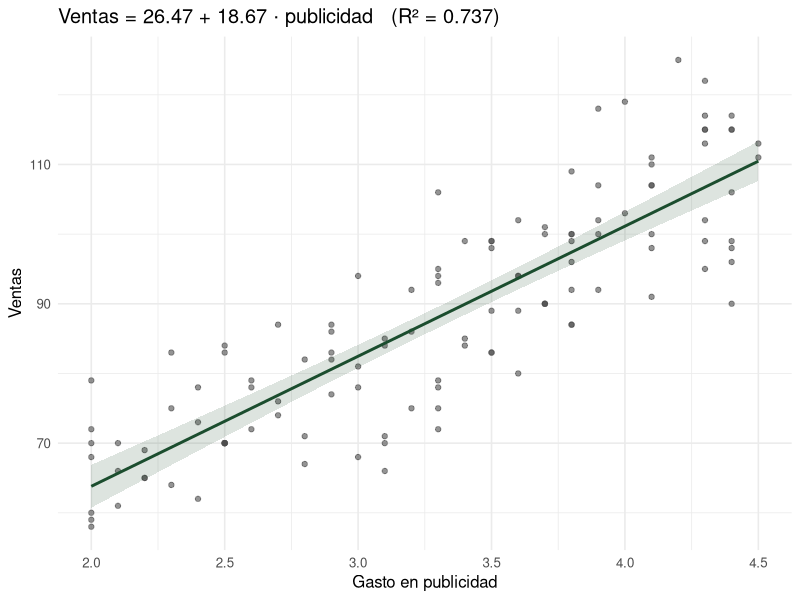
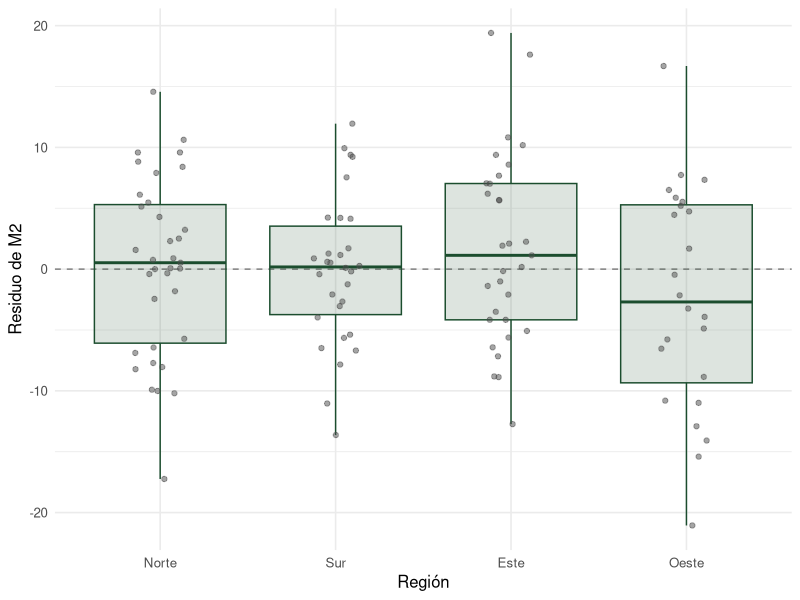
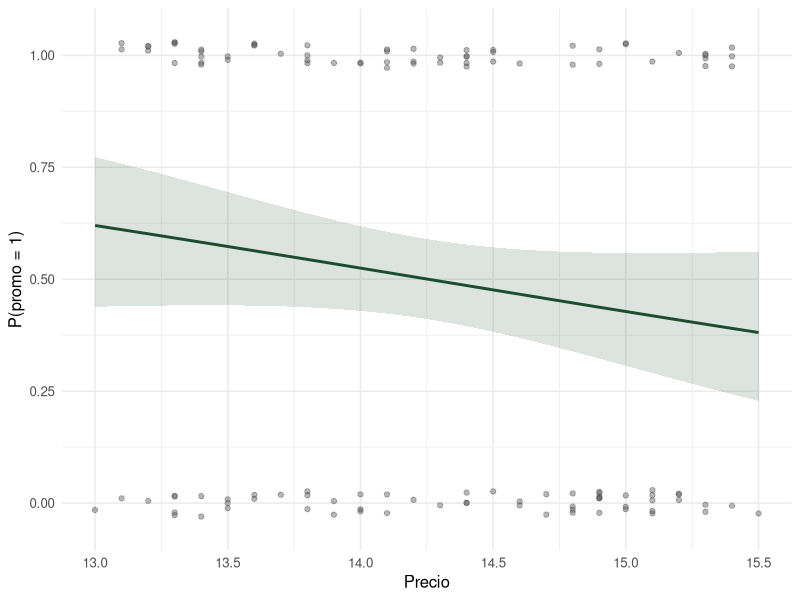
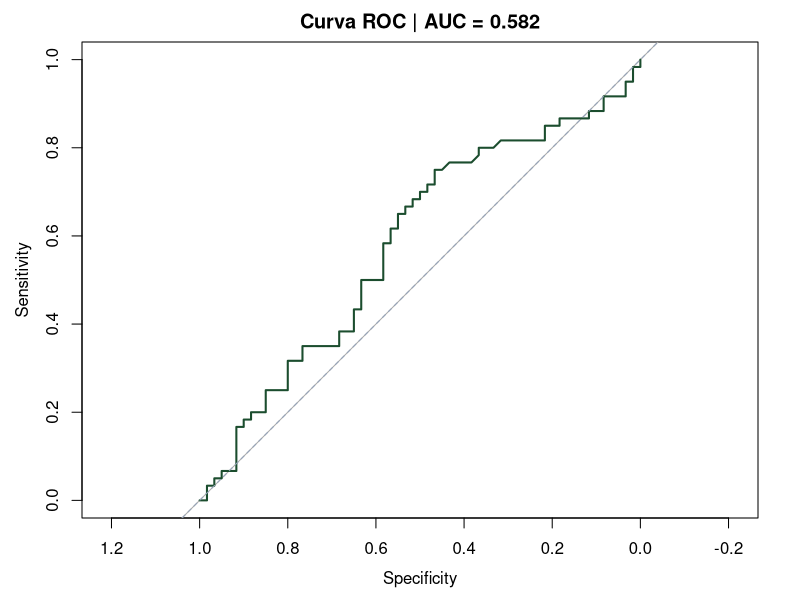
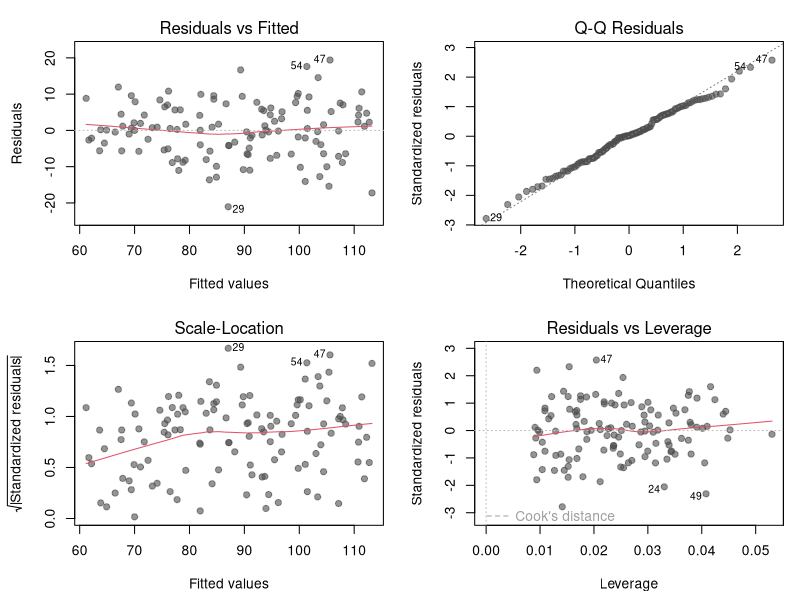
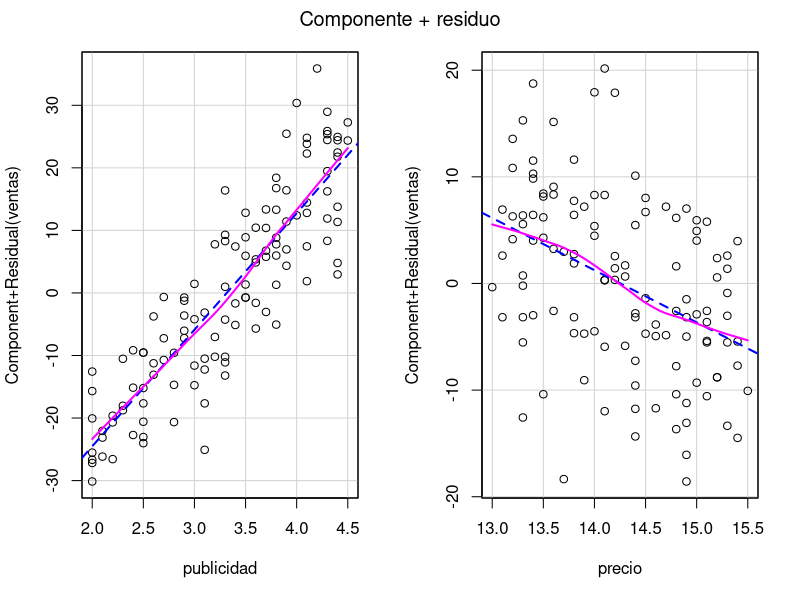
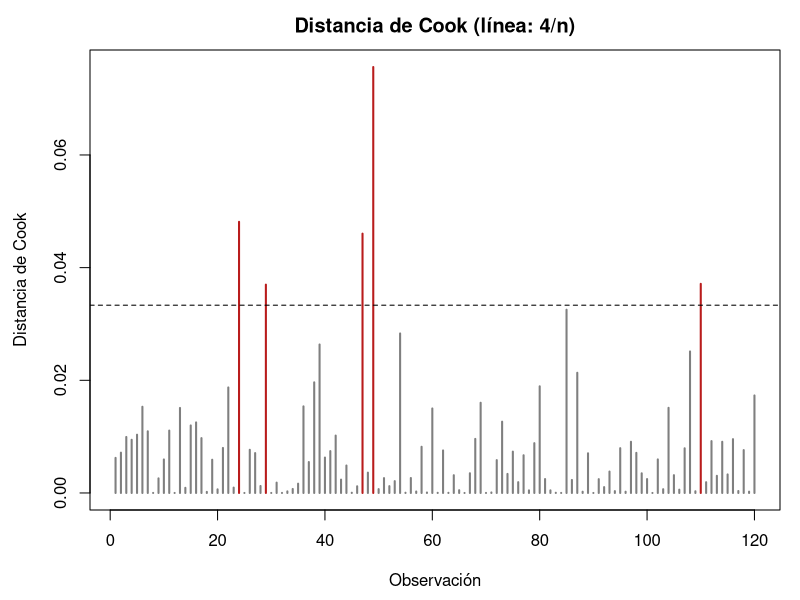

Generate these figures, in order, with R:
## ---- chunk 1
knitr::opts_chunk$set(
  echo = TRUE, message = FALSE, warning = FALSE,
  fig.width = 8, fig.height = 4.8, fig.align = "center",
  dpi = 120, comment = "#>"
)
## ---- chunk 2
library(car)       # VIF, Anova tipo II, ncvTest, crPlots, outlierTest
library(lmtest)    # bptest, resettest, dwtest, coeftest
library(sandwich)  # errores estándar robustos (HC3)
library(pROC)      # curva ROC y AUC
library(ggplot2)   # gráficos
library(knitr)     # tablas

verde <- "#1b4d2e"
theme_set(theme_minimal(base_size = 12))

# Funciones auxiliares para formatear números en el texto
f   <- function(x, d = 2) formatC(x, format = "f", digits = d)
pct <- function(x, d = 1) paste0(formatC(100 * x, format = "f", digits = d), "%")
fp  <- function(p) ifelse(p < 0.001, "< 0.001", paste("=", formatC(p, format = "f", digits = 3)))
fpt <- function(p) ifelse(p < 0.001, "< 0.001", formatC(p, format = "f", digits = 3))

# Tabla de coeficientes con IC al 95% y valor p formateado
tabla_coef <- function(m) {
  ci <- confint(m)
  data.frame(Estimación = coef(m), `IC 2.5%` = ci[, 1], `IC 97.5%` = ci[, 2],
             `Valor p` = fpt(summary(m)$coefficients[, 4]), check.names = FALSE)
}
## ---- chunk 3
set.seed(42)
n <- 120
ventas <- data.frame(
  mes        = rep(1:12, times = 10),
  publicidad = round(runif(n, min = 2.0, max = 4.5), 1),
  precio     = round(runif(n, min = 13.0, max = 15.5), 1),
  region     = sample(c("Norte", "Sur", "Este", "Oeste"), n, replace = TRUE),
  promo      = sample(c(0L, 1L), n, replace = TRUE)
)
ventas$ventas <- round(
  100 + 18 * ventas$publicidad - 5 * ventas$precio +
    rnorm(n, mean = 0, sd = 8)
)

str(ventas)
summary(ventas[, c("publicidad", "precio", "ventas")])
table(ventas$region)
table(ventas$promo)
## ---- chunk 4
round(cor(ventas[, c("publicidad", "precio", "ventas")]), 3)
## ---- chunk 5
mod1 <- lm(ventas ~ publicidad, data = ventas)
summary(mod1)
## ---- chunk 6
kable(tabla_coef(mod1), digits = 3, caption = "Coeficientes del modelo simple con IC al 95%")
## ---- chunk 7
s1   <- summary(mod1)
b1   <- coef(mod1)
ci1  <- confint(mod1)
r2_1 <- s1$r.squared
r_xy <- cor(ventas$publicidad, ventas$ventas)
## ---- chunk 8
ggplot(ventas, aes(publicidad, ventas)) +
  geom_point(alpha = 0.6, color = "grey30") +
  geom_smooth(method = "lm", formula = y ~ x, color = verde, fill = verde, alpha = 0.15) +
  labs(x = "Gasto en publicidad", y = "Ventas",
       title = sprintf("Ventas = %.2f + %.2f · publicidad   (R² = %.3f)",
                       b1[1], b1[2], r2_1))
## ---- chunk 9
mod2 <- lm(ventas ~ publicidad + precio, data = ventas)
summary(mod2)
## ---- chunk 10
kable(tabla_coef(mod2), digits = 3, caption = "Coeficientes del modelo múltiple con IC al 95%")
## ---- chunk 11
vif(mod2)
## ---- chunk 12
resumen_modelo <- function(m, nombre) {
  s <- summary(m)
  data.frame(Modelo = nombre, Predictores = length(coef(m)) - 1,
             R2 = s$r.squared, R2_ajustado = s$adj.r.squared,
             RSE = s$sigma, AIC = AIC(m), BIC = BIC(m))
}
comp12 <- rbind(resumen_modelo(mod1, "M1: publicidad"),
                resumen_modelo(mod2, "M2: publicidad + precio"))
kable(comp12, digits = 4, row.names = FALSE)

# Prueba F parcial: ¿precio mejora significativamente el modelo?
anova(mod1, mod2)
## ---- chunk 13
# Coeficientes estandarizados: cambio en DE de ventas por 1 DE del predictor
mod2_std <- lm(scale(ventas) ~ scale(publicidad) + scale(precio), data = ventas)
beta_std <- coef(mod2_std)[-1]

# Suma de cuadrados tipo II y R² parcial
a2   <- Anova(mod2, type = 2)
sce  <- a2["Residuals", "Sum Sq"]
ss   <- a2[c("publicidad", "precio"), "Sum Sq"]
importancia <- data.frame(
  Variable          = c("publicidad", "precio"),
  `Beta estandarizado` = beta_std,
  `t`               = summary(mod2)$coefficients[-1, 3],
  `SC tipo II`      = ss,
  `R² parcial`      = ss / (ss + sce),
  check.names = FALSE
)
kable(importancia, digits = 3, row.names = FALSE)
## ---- chunk 14
s2   <- summary(mod2)
b2   <- coef(mod2)
ci2  <- confint(mod2)
f12  <- anova(mod1, mod2)
vif2 <- vif(mod2)
r2p  <- importancia$`R² parcial`
## ---- chunk 15
ventas$region <- factor(ventas$region, levels = c("Norte", "Sur", "Este", "Oeste"))
contrasts(ventas$region)   # matriz de codificación dummy (tratamiento)

# Las 3 columnas dummy que R construye internamente
head(model.matrix(~ publicidad + precio + region, data = ventas))
## ---- chunk 16
mod3 <- lm(ventas ~ publicidad + precio + region, data = ventas)
summary(mod3)
## ---- chunk 17
kable(tabla_coef(mod3), digits = 3, caption = "Coeficientes del modelo con región (referencia: Norte)")
## ---- chunk 18
anova(mod2, mod3)
Anova(mod3, type = 2)
## ---- chunk 19
kable(rbind(resumen_modelo(mod2, "M2: publicidad + precio"),
            resumen_modelo(mod3, "M3: publicidad + precio + región")),
      digits = 4, row.names = FALSE)
## ---- chunk 20
ventas$res_m2 <- residuals(mod2)
ggplot(ventas, aes(region, res_m2)) +
  geom_hline(yintercept = 0, linetype = 2, color = "grey50") +
  geom_boxplot(fill = verde, alpha = 0.15, outlier.shape = NA, color = verde) +
  geom_jitter(width = 0.15, alpha = 0.5, color = "grey30") +
  labs(x = "Región", y = "Residuo de M2")
## ---- chunk 21
b3  <- coef(mod3)
p3  <- summary(mod3)$coefficients[, 4]
f23 <- anova(mod2, mod3)
## ---- chunk 22
mod4 <- glm(promo ~ publicidad + precio, data = ventas,
            family = binomial(link = "logit"))
summary(mod4)
## ---- chunk 23
ic_or <- exp(confint(mod4))
tab4 <- data.frame(
  `B (logit)`  = coef(mod4),
  OR           = exp(coef(mod4)),
  `IC 2.5%`    = ic_or[, 1],
  `IC 97.5%`   = ic_or[, 2],
  `Valor p`    = summary(mod4)$coefficients[, 4],
  check.names = FALSE
)
tab4_vista <- tab4[-1, ]   # el intercepto (odds con publicidad = precio = 0) no es interpretable
tab4_vista$`Valor p` <- fpt(tab4_vista$`Valor p`)
kable(tab4_vista, digits = 3)
## ---- chunk 24
mod4_nulo <- glm(promo ~ 1, data = ventas, family = binomial)
anova(mod4_nulo, mod4, test = "Chisq")
## ---- chunk 25
p_hat <- fitted(mod4)
efecto_marginal <- coef(mod4)[-1] * mean(p_hat * (1 - p_hat))
round(efecto_marginal, 4)
## ---- chunk 26
grid <- data.frame(precio = seq(13, 15.5, by = 0.05),
                   publicidad = mean(ventas$publicidad))
pr <- predict(mod4, newdata = grid, type = "link", se.fit = TRUE)
grid$p   <- plogis(pr$fit)
grid$lwr <- plogis(pr$fit - 1.96 * pr$se.fit)
grid$upr <- plogis(pr$fit + 1.96 * pr$se.fit)

ggplot(grid, aes(precio, p)) +
  geom_ribbon(aes(ymin = lwr, ymax = upr), fill = verde, alpha = 0.15) +
  geom_line(color = verde, linewidth = 1) +
  geom_jitter(data = ventas, aes(precio, promo), width = 0, height = 0.03,
              alpha = 0.4, color = "grey30") +
  scale_y_continuous(limits = c(-0.05, 1.05), breaks = seq(0, 1, 0.25)) +
  labs(x = "Precio", y = "P(promo = 1)")
## ---- chunk 27
roc4 <- roc(ventas$promo, p_hat, quiet = TRUE)
plot(roc4, col = verde, lwd = 2,
     main = paste("Curva ROC | AUC =", round(auc(roc4), 3)))
abline(a = 1, b = -1, lty = 2, col = "#94a3b8")
ci.auc(roc4)
## ---- chunk 28
or_pr  <- tab4["precio", ]
or_pub <- tab4["publicidad", ]
lr4    <- anova(mod4_nulo, mod4, test = "Chisq")
auc4   <- auc(roc4)
ci_auc <- ci.auc(roc4)
## ---- chunk 29
par(mfrow = c(2, 2), mar = c(4.5, 4.5, 2.5, 1))
plot(mod2, which = c(1, 2, 3, 5), col = adjustcolor("grey30", 0.6), pch = 19)
par(mfrow = c(1, 1))
## ---- chunk 30
crPlots(mod2, layout = c(1, 2), main = "Componente + residuo")
## ---- chunk 31
reset <- resettest(mod2, power = 2:3)       # linealidad (Ramsey RESET)
bp    <- bptest(mod2)                       # homocedasticidad vs. predictores
ncv   <- ncvTest(mod2)                      # homocedasticidad vs. valores ajustados
sw    <- shapiro.test(residuals(mod2))      # normalidad
dw    <- dwtest(mod2)                       # independencia (autocorrelación)

pruebas <- data.frame(
  Supuesto    = c("Linealidad", "Homocedasticidad", "Homocedasticidad",
                  "Normalidad", "Independencia"),
  Prueba      = c("RESET de Ramsey", "Breusch-Pagan (studentizada)",
                  "Score test sobre ajustados (ncvTest)", "Shapiro-Wilk",
                  "Durbin-Watson"),
  Estadístico = c(reset$statistic, bp$statistic, ncv$ChiSquare,
                  sw$statistic, dw$statistic),
  `Valor p`   = c(reset$p.value, bp$p.value, ncv$p, sw$p.value, dw$p.value),
  check.names = FALSE
)
pruebas$Decisión <- ifelse(pruebas$`Valor p` < 0.05,
                           "Se rechaza H0 (α = 5%)", "No se rechaza H0")
kable(pruebas, digits = 3, row.names = FALSE)
## ---- chunk 32
ct_clasico <- coeftest(mod2)
ct_hc3     <- coeftest(mod2, vcov. = vcovHC(mod2, type = "HC3"))
kable(data.frame(
  Estimación     = ct_clasico[, 1],
  `EE clásico`   = ct_clasico[, 2],
  `EE HC3`       = ct_hc3[, 2],
  `p clásico`    = fpt(ct_clasico[, 4]),
  `p HC3`        = fpt(ct_hc3[, 4]),
  check.names = FALSE
), digits = 3)
## ---- chunk 33
cook   <- cooks.distance(mod2)
umbral <- 4 / nrow(ventas)
plot(cook, type = "h", col = ifelse(cook > umbral, "#b91c1c", "grey50"), lwd = 2,
     xlab = "Observación", ylab = "Distancia de Cook",
     main = "Distancia de Cook (línea: 4/n)")
abline(h = umbral, lty = 2)
which(cook > umbral)
outlierTest(mod2)

# Sensibilidad: ¿cambian los coeficientes sin esas observaciones?
mod2_sin <- update(mod2, subset = cook <= umbral)
round(rbind(`Con todas` = coef(mod2), `Sin influyentes` = coef(mod2_sin)), 3)
## ---- chunk 34
n_inf <- sum(cook > umbral)
## ---- chunk 35
kable(data.frame(
  Parámetro  = c("Intercepto", "publicidad", "precio", "σ (error)"),
  Verdadero  = c(100, 18, -5, 8),
  Estimado   = c(coef(mod2), summary(mod2)$sigma),
  `IC 2.5%`  = c(confint(mod2)[, 1], NA),
  `IC 97.5%` = c(confint(mod2)[, 2], NA),
  check.names = FALSE
), digits = 2, row.names = FALSE)
## ---- chunk 36
sessionInfo()
